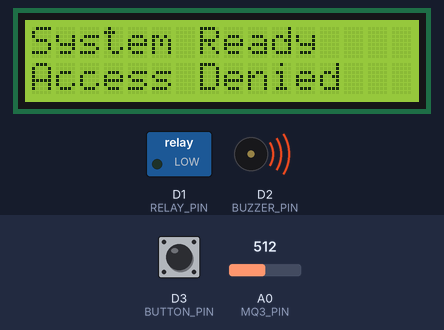
The sketch below on a simulated ESP8266 (NodeMCU). On the bench: 16×2 character LCD, switched loads named in the sketch (green lamp = pin HIGH), buzzer (waves = sounding, pin HIGH). Dashed ring = blinking. Inputs (shaded band) come from the test bench; at power-on: A0 (MQ3_PIN) = 512, D3 (BUTTON_PIN) HIGH. WiFi joins after 1.5 s; servers stay silent unless stated; what the sketch prints to the serial monitor is not drawn.

Above: at 3.0 s.
3.1 s: A0 (MQ3_PIN) set to 490
At 4.7 s:
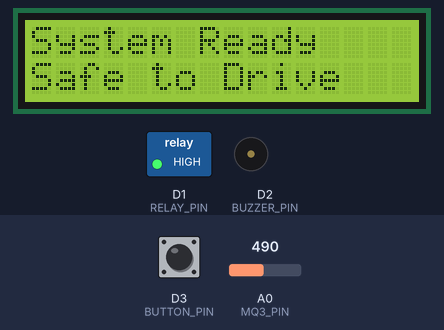
5.4 s: D3 (BUTTON_PIN) pulled LOW for 1.25 s
At 8.1 s:
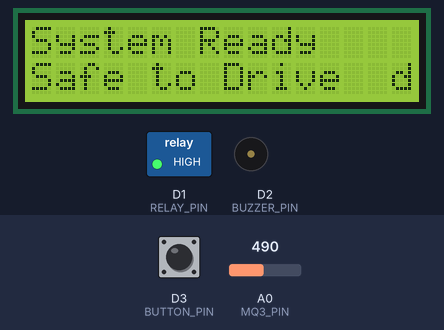
8.5 s: A0 (MQ3_PIN) set to 510
At 10.3 s:
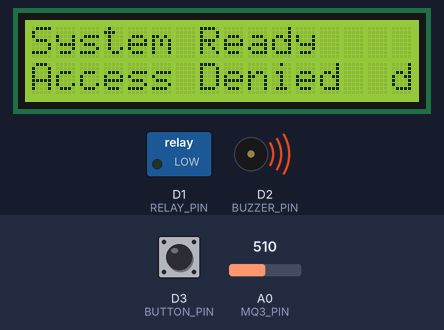
10.6 s: D3 (BUTTON_PIN) pulled LOW for 1.25 s
At 13.3 s:
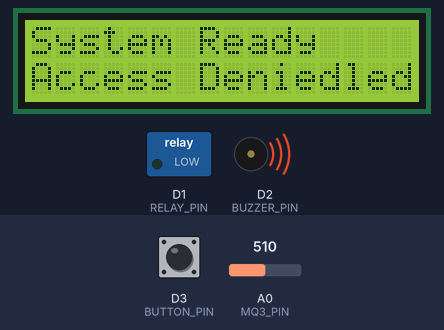
13.6 s: D3 (BUTTON_PIN) pulled LOW for 3.2 s
At 15.0 s:
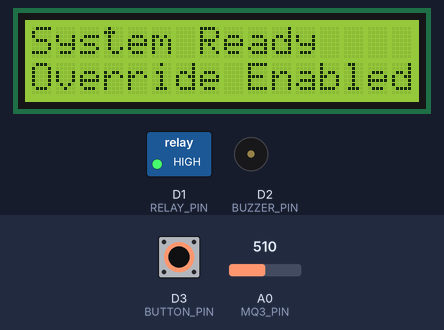
18.8 s: A0 (MQ3_PIN) set to 306
At 19.8 s:
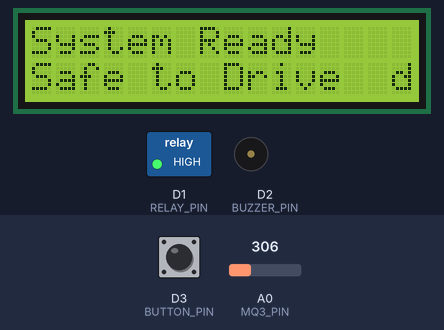
Timing chart, 0 to 21.8 s (numbered marks = the images above; inputs shaded):
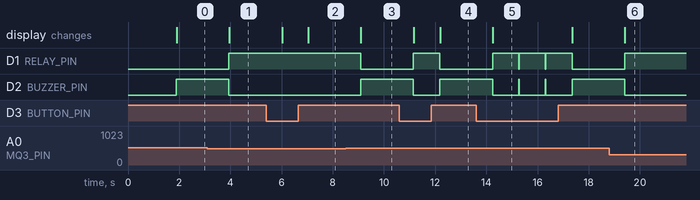

Measured:
- the behaviour switches between 501 and 500 on A0 (MQ3_PIN) (found by bisection; images 0 and 1)
- after the input at 3.1 s, D1 (RELAY_PIN): LOW → HIGH after 0.84 s; D2 (BUZZER_PIN): HIGH → LOW after 0.84 s; the display: changes after 0.86 s (image 1)
- after the input at 5.4 s, the display: first changes after 0.62 s (image 2 shows a later state)
- after the input at 8.5 s, D1 (RELAY_PIN): HIGH → LOW after 0.59 s; D2 (BUZZER_PIN): LOW → HIGH after 0.59 s; the display: changes after 0.60 s (image 3)
- after the input at 10.6 s, D1 (RELAY_PIN): LOW → HIGH after 0.55 s, → LOW 1.0 s later; D2 (BUZZER_PIN): HIGH → LOW after 0.55 s, → HIGH 1.0 s later; the display: first changes after 0.57 s (image 4 shows a later state)
- after the input at 13.6 s, D1 (RELAY_PIN): alternates HIGH for 1.0 s and LOW for 0.01 s, starting after 0.64 s; D2 (BUZZER_PIN): alternates HIGH for 0.01 s and LOW for 1.0 s, starting after 0.64 s; the display: changes after 0.66 s (image 5)
- after the input at 18.8 s, D1 (RELAY_PIN): LOW → HIGH after 0.60 s; D2 (BUZZER_PIN): HIGH → LOW after 0.60 s; the display: changes after 0.61 s (image 6)

The sketch:

drunken_driving_prevention.ino
```cpp
// Automatic Drunken Driver Detecting System for Autonomous Vehicles
// Developed for NodeMCU (ESP8266/ESP32)

#include <ESP8266WiFi.h>
#include <BlynkSimpleEsp8266.h>
#include <Wire.h>
#include <LiquidCrystal_I2C.h>

#define MQ3_PIN A0  // Alcohol sensor connected to analog pin
#define RELAY_PIN D1  // Relay connected to digital pin
#define BUZZER_PIN D2  // Buzzer for alert
#define BUTTON_PIN D3  // Emergency override button

char auth[] = "YOUR_BLYNK_AUTH_TOKEN";
char ssid[] = "YOUR_WIFI_SSID";
char pass[] = "YOUR_WIFI_PASSWORD";

LiquidCrystal_I2C lcd(0x27, 16, 2);

void setup() {
    Serial.begin(115200);
    Blynk.begin(auth, ssid, pass);
    lcd.begin();
    lcd.backlight();
    pinMode(MQ3_PIN, INPUT);
    pinMode(RELAY_PIN, OUTPUT);
    pinMode(BUZZER_PIN, OUTPUT);
    pinMode(BUTTON_PIN, INPUT_PULLUP);
    lcd.setCursor(0, 0);
    lcd.print("System Ready");
}

void loop() {
    Blynk.run();
    int alcoholLevel = analogRead(MQ3_PIN);
    Serial.print("Alcohol Level: ");
    Serial.println(alcoholLevel);

    lcd.setCursor(0, 1);
    lcd.print("Alcohol: ");
    lcd.print(alcoholLevel);

    if (alcoholLevel > 500) {  // Threshold level
        digitalWrite(RELAY_PIN, LOW); // Turn off ignition
        digitalWrite(BUZZER_PIN, HIGH); // Activate buzzer
        lcd.setCursor(0, 1);
        lcd.print("Access Denied");
        Blynk.notify("Alcohol detected! Ignition disabled.");
    } else {
        digitalWrite(RELAY_PIN, HIGH); // Allow ignition
        digitalWrite(BUZZER_PIN, LOW);
        lcd.setCursor(0, 1);
        lcd.print("Safe to Drive  ");
    }

    if (digitalRead(BUTTON_PIN) == LOW) {
        digitalWrite(RELAY_PIN, HIGH); // Manual override
        digitalWrite(BUZZER_PIN, LOW);
        lcd.setCursor(0, 1);
        lcd.print("Override Enabled");
        Blynk.notify("Emergency override activated.");
    }

    delay(1000);
}
```
